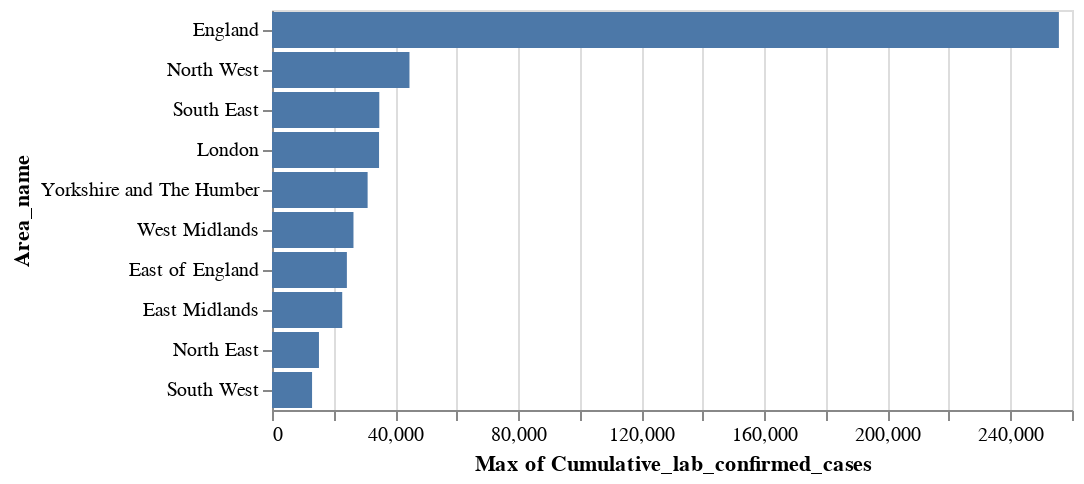

This figure's notebook cell:
### Markdown cell above
## Top 10 affected Counties

### Code cell
# alt.data_transformers.enable('default', max_rows=df_cases.shape[0])
areas_top_10 = df_out.sort_values(by='Cumulative_lab_confirmed_cases', ascending=False)[:10]
areas_top_10 = areas_top_10.sort_values(by='Cumulative_lab_confirmed_cases', ascending=False)
areas_top_10 = areas_top_10.reset_index()
areas_top_10.drop('index', axis=1, inplace=True)
alt.Chart(areas_top_10).mark_bar().encode(x='max(Cumulative_lab_confirmed_cases):Q', y=alt.Y('Area_name:N', sort='-x'))

### Figure 1 — Vega-Lite specification as saved in the notebook (floating-point values rounded to 4 significant figures)
{"config": {"view": {"continuousWidth": 400, "continuousHeight": 300}}, "data": {"name": "data-d88d72572f0fc824a11551b49c92236c"}, "mark": "bar", "encoding": {"x": {"type": "quantitative", "aggregate": "max", "field": "Cumulative_lab_confirmed_cases"}, "y": {"type": "nominal", "field": "Area_name", "sort": "-x"}}, "$schema": "https://vega.github.io/schema/vega-lite/v4.8.1.json", "datasets": {"data-d88d72572f0fc824a11551b49c92236c": [{"Area_name": "England", "Area_code": "E92000001", "Area_type": "Nation", "Specimen_date": "2020-07-23T00:00:00", "Daily_lab_confirmed_cases": 0, "Cumulative_lab_confirmed_cases": 255740, "Cumulative_lab_confirmed_cases_rate": 456.9}, {"Area_name": "North West", "Area_code": "E12000002", "Area_type": "Region", "Specimen_date": "2020-07-23T00:00:00", "Daily_lab_confirmed_cases": 0, "Cumulative_lab_confirmed_cases": 44678, "Cumulative_lab_confirmed_cases_rate": 612.7}, {"Area_name": "South East", "Area_code": "E12000008", "Area_type": "Region", "Specimen_date": "2020-07-23T00:00:00", "Daily_lab_confirmed_cases": 0, "Cumulative_lab_confirmed_cases": 34873, "Cumulative_lab_confirmed_cases_rate": 381.8}, {"Area_name": "London", "Area_code": "E12000007", "Area_type": "Region", "Specimen_date": "2020-07-23T00:00:00", "Daily_lab_confirmed_cases": 0, "Cumulative_lab_confirmed_cases": 34791, "Cumulative_lab_confirmed_cases_rate": 390.6}, {"Area_name": "Yorkshire and The Humber", "Area_code": "E12000003", "Area_type": "Region", "Specimen_date": "2020-07-23T00:00:00", "Daily_lab_confirmed_cases": 0, "Cumulative_lab_confirmed_cases": 31077, "Cumulative_lab_confirmed_cases_rate": 567.1}, {"Area_name": "West Midlands", "Area_code": "E12000005", "Area_type": "Region", "Specimen_date": "2020-07-23T00:00:00", "Daily_lab_confirmed_cases": 0, "Cumulative_lab_confirmed_cases": 26479, "Cumulative_lab_confirmed_cases_rate": 448.7}, {"Area_name": "East of England", "Area_code": "E12000006", "Area_type": "Region", "Specimen_date": "2020-07-23T00:00:00", "Daily_lab_confirmed_cases": 0, "Cumulative_lab_confirmed_cases": 24337, "Cumulative_lab_confirmed_cases_rate": 392.5}, {"Area_name": "East Midlands", "Area_code": "E12000004", "Area_type": "Region", "Specimen_date": "2020-07-23T00:00:00", "Daily_lab_confirmed_cases": 0, "Cumulative_lab_confirmed_cases": 22820, "Cumulative_lab_confirmed_cases_rate": 475.0}, {"Area_name": "North East", "Area_code": "E12000001", "Area_type": "Region", "Specimen_date": "2020-07-23T00:00:00", "Daily_lab_confirmed_cases": 0, "Cumulative_lab_confirmed_cases": 15263, "Cumulative_lab_confirmed_cases_rate": 574.2}, {"Area_name": "South West", "Area_code": "E12000009", "Area_type": "Region", "Specimen_date": "2020-07-23T00:00:00", "Daily_lab_confirmed_cases": 0, "Cumulative_lab_confirmed_cases": 13020, "Cumulative_lab_confirmed_cases_rate": 232.5}]}}
